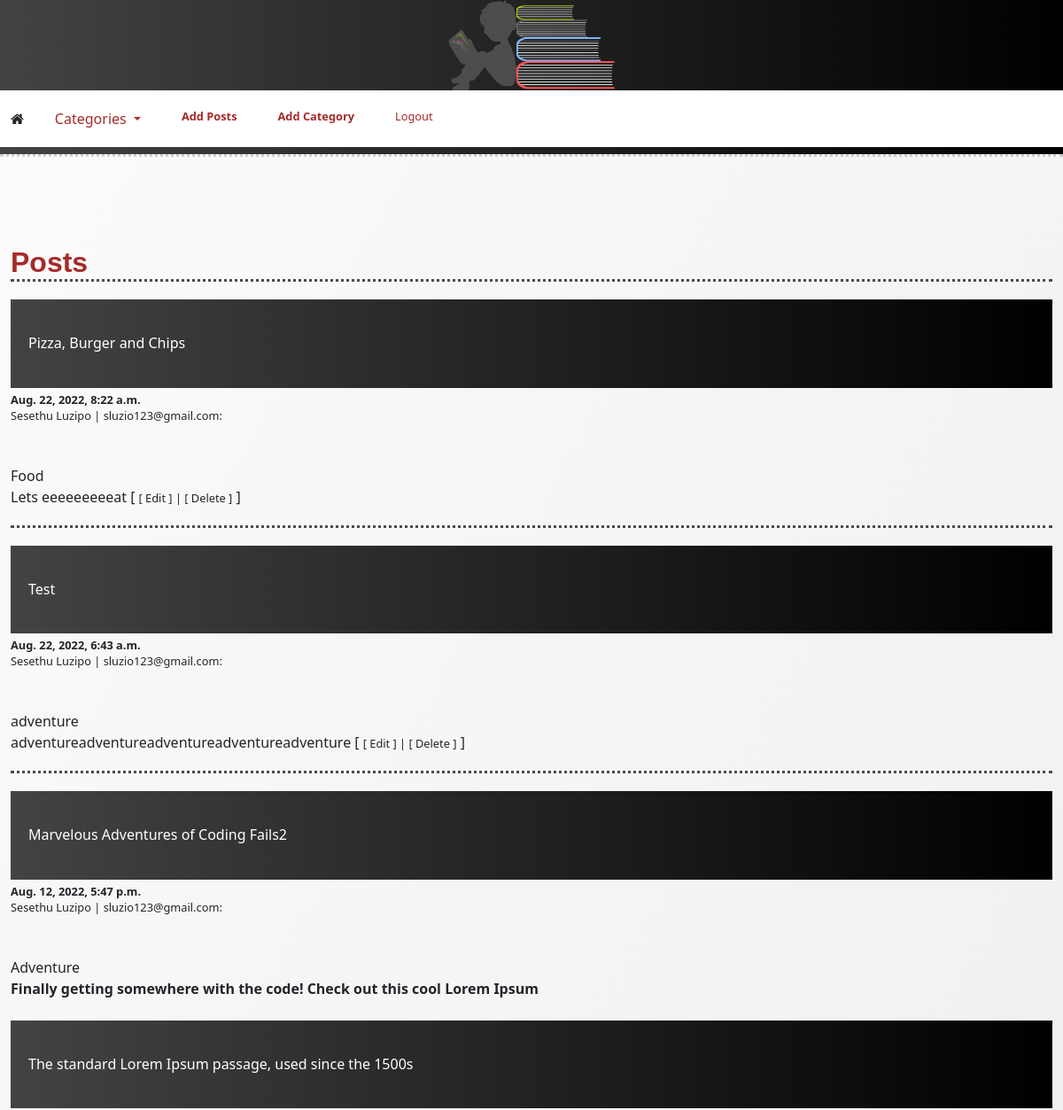
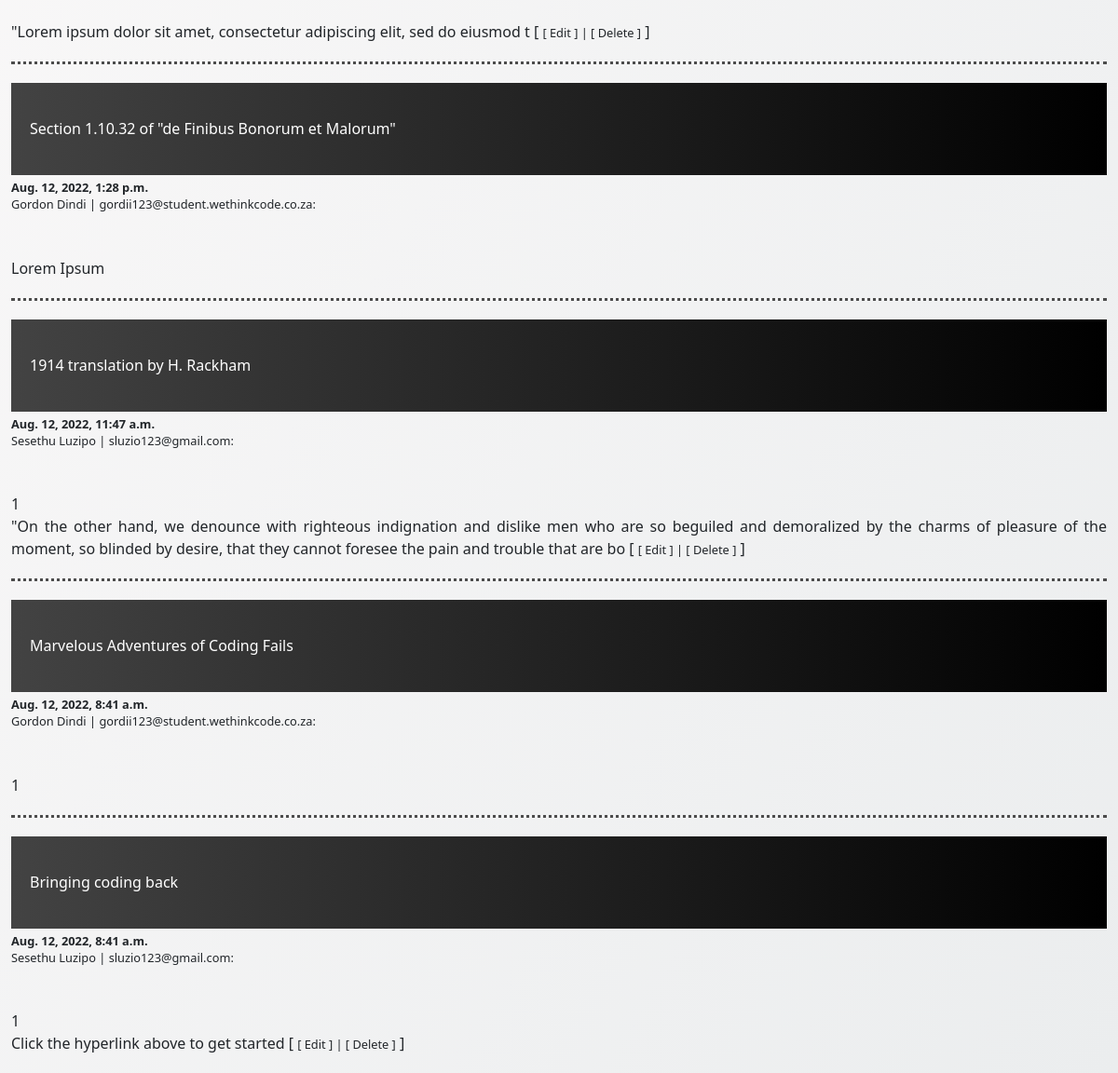
Screenshot of / (signed in) with the database file from the repository (2 pictures, top to bottom).
### mySite/models.py (models this page shows, shortened)
class Post(models.Model):
    title = models.CharField(max_length=255)
    title_tag = models.CharField(max_length=255)
    author = models.ForeignKey(User, on_delete=models.CASCADE)
    body = models.TextField()
    post_date = models.DateTimeField(auto_now_add=True)
    category = models.CharField(max_length=255, default="Select")

### mySite/views.py (the view)
# urls.py: path("", HomeView.as_view(), name="home"),
class HomeView(ListView):
    model = Post
    template_name = "home.html"
    category = Category.objects.all()
    ordering = ["-post_date"]
    def get_context_data(self, *args, **kwargs):
        category_menu = Category.objects.all()
        context = super(HomeView, self).get_context_data(*args, **kwargs)
        context["category_menu"] = category_menu
        return context

### mySite/models.py (called while the page is built)
    def __str__(self):
        return self.name

### templates/home.html (shortened to what this page needs)
{% extends 'base.html' %}
{% load static %}
{% block content %}
{% if request.user.is_authenticated %}
<h1><strong>Posts</strong></h1>
{% for post in object_list %}
<ul>
  <li class="li">
    <a href="{% url 'post-details' post.pk %}">
      <h3>{{ post.title }}</h3>
    </a>
    <small>
        <strong> {{ post.post_date }} </strong>
    </small>
    <br />
    <small>
        <h6>
        {{ post.author.first_name }} {{ post.author.last_name }} |
         {{ post.author.email }}:
      </h6>
      </small>
    <br /><br />
    <a href="{% url 'category' post.category|slugify %}">{{ post.category }}</a>
    <br />
        {% if user.id == post.author.id %}
         {{ post.body|slice:":250" | safe }} [
        <small
            ><a href="{% url 'updating_posts' post.pk %}">[ Edit ]</a> |
            <a href="{% url 'deleting_posts' post.pk %}"> [ Delete ]</a></small
        >
        ]
        </p>
    {% endif %}
  </li>
</ul>
{% endfor %}
{% endif %}
{% endblock %}

### static/blog/style/styling.css (style rules this page uses)
body { background-image: linear-gradient(120deg, #fdfbfb 0%, #ebedee 100%); }
h1 { font-size: xx-large; font-family:'Gill Sans', 'Gill Sans MT', Calibri, 'Trebuchet MS', sans-serif; color: brown; }
ul { background-color: transparent; }
.li { padding-top: 20px; padding-bottom: 20px; border-top: 3px dotted rgb(76, 76, 76); }
h3 { background-image: linear-gradient(to right, #434343 0%, black 100%); color: white; padding: 40px 20px 40px 20px; }

### rows the page displays
Post: title "Pizza, Burger and Chips", post_date "Aug. 22, 2022, 8:22 a.m.", author.first_name "Sesethu", author.last_name "Luzipo", author.email "sluzio123@gmail.com", category "Food", body "Lets eeeeeeeeeat"
Post: title "Test", post_date "Aug. 22, 2022, 6:43 a.m.", author.first_name "Sesethu", author.last_name "Luzipo", author.email "sluzio123@gmail.com", category "adventure", body "adventureadventureadventureadventureadventure"
Post: title "Marvelous Adventures of Coding Fails2", post_date "Aug. 12, 2022, 5:47 p.m.", author.first_name "Sesethu", author.last_name "Luzipo", author.email "sluzio123@gmail.com", category "Adventure", body "Finally getting somewhere with the code! Check out this cool Lorem Ipsum The standard Lorem Ipsum passage, used since the 1500s \"Lorem ipsum dolor sit amet, consectetur adipiscing elit, sed do eiusmod t"
Post: title "Section 1.10.32 of \"de Finibus Bonorum et Malorum\"", post_date "Aug. 12, 2022, 1:28 p.m.", author.first_name "Gordon", author.last_name "Dindi", author.email "gordii123@student.wethinkcode.co.za", category "Lorem Ipsum"
Post: title "1914 translation by H. Rackham", post_date "Aug. 12, 2022, 11:47 a.m.", author.first_name "Sesethu", author.last_name "Luzipo", author.email "sluzio123@gmail.com", category "1", body "\"On the other hand, we denounce with righteous indignation and dislike men who are so beguiled and demoralized by the charms of pleasure of the moment, so blinded by desire, that they cannot foresee the pain and trouble that are bo"
Post: title "Marvelous Adventures of Coding Fails", post_date "Aug. 12, 2022, 8:41 a.m.", author.first_name "Gordon", author.last_name "Dindi", author.email "gordii123@student.wethinkcode.co.za", category "1"
Post: title "Bringing coding back", post_date "Aug. 12, 2022, 8:41 a.m.", author.first_name "Sesethu", author.last_name "Luzipo", author.email "sluzio123@gmail.com", category "1", body "Click the hyperlink above to get started"
